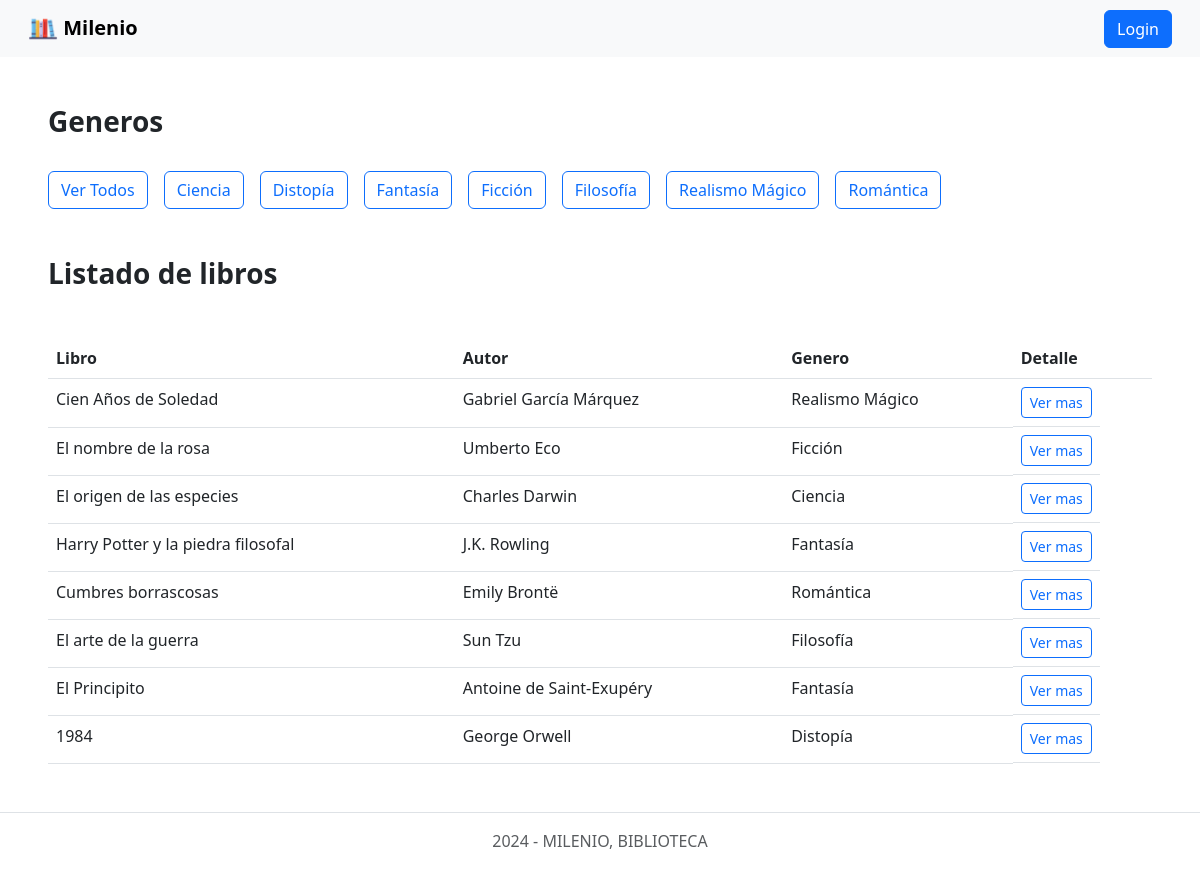
Before: / with the older database file.
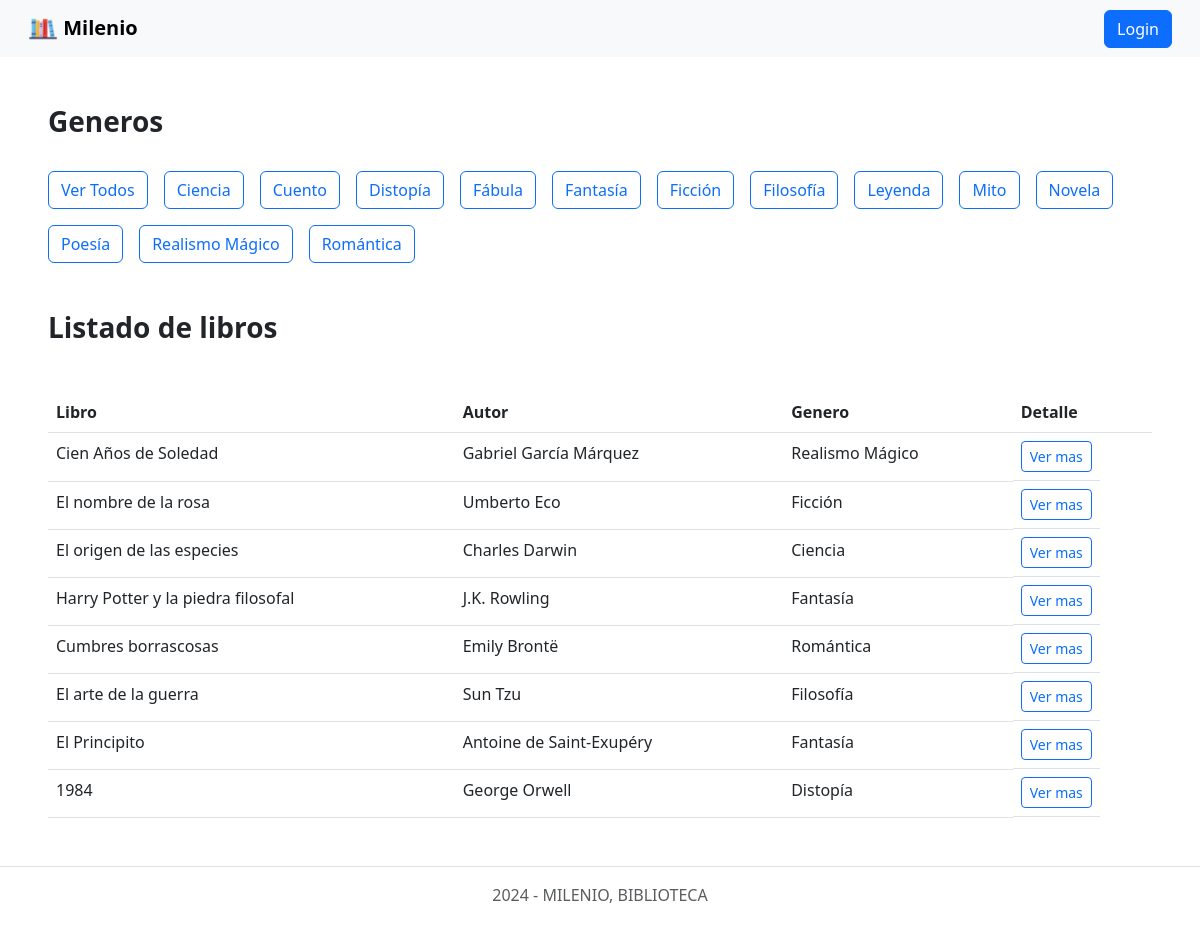
After: the same page with the newer database file.
### tables this page shows
CREATE TABLE `generos` (
  `id` int(11) NOT NULL,
  `nombre` varchar(255) NOT NULL
);

CREATE TABLE `libros` (
  `id` int(11) NOT NULL,
  `titulo` varchar(100) NOT NULL,
  `autor` varchar(100) NOT NULL,
  `reseña` text DEFAULT NULL,
  `genero_nombre` varchar(255) NOT NULL
);

### app/controllers/catalogo.controller.php (called while the page is built, shortened)
<?php
    require_once './app/models/libro.model.php';
    require_once './app/models/genero.model.php';
class CatalogoController {
    private $modelLibro;
    private $modelGenero;
    public function __construct($res) {
        $this->modelLibro = new LibroModel();
        $this->modelGenero = new GeneroModel();
    }
    public function showLibros() {
        $generoSeleccionado = isset($_GET['genero']) ? $_GET['genero'] : null;
        $generos = $this->modelGenero->getGeneros();
        if ($generoSeleccionado) {
            $libros = $this->modelLibro->getLibrosPorGenero($generoSeleccionado);
        } else {
            $libros = $this->modelLibro->getLibros();
        }
        include_once 'templates/layout/header.phtml';
        include_once 'templates/generos.phtml';
        include_once 'templates/catalogo.phtml';
        include_once 'templates/layout/footer.phtml';
    }
}

### app/models/genero.model.php (called while the page is built, shortened)
<?php
class GeneroModel {
    private $db;
    public function __construct() {
       $this->db = new PDO('mysql:host=localhost;dbname=milenio_db;charset=utf8', 'root', '');
    }
    public function getGeneros() {
        $query = $this->db->prepare('SELECT * FROM generos');
        $query->execute();
        $generos = $query->fetchAll(PDO::FETCH_OBJ);
        return $generos;
    }
}

### app/models/libro.model.php (called while the page is built, shortened)
<?php
class LibroModel {
    private $db;
    public function __construct() {
       $this->db = new PDO('mysql:host=localhost;dbname=milenio_db;charset=utf8', 'root', '');
    }
    public function getLibros() {
        $query = $this->db->prepare('SELECT * FROM libros');
        $query->execute();
        $libros = $query->fetchAll(PDO::FETCH_OBJ);
        return $libros;
    }
}

### templates/catalogo.phtml (the view)
<?php
    include_once './app/models/libro.model.php';
    include_once './app/models/genero.model.php';
?>
<div class="mx-5">
    <h2 class="fs-3 fw-bold mt-5">Listado de libros</h2>
    <table class="table mt-5">
        <thead>
            <tr>
                <th scope="col">Libro</th><th scope="col">Autor</th><th scope="col">Genero</th><th scope="col">Detalle</th>
            </tr>
        </thead>
        <tbody>
            <?php
                foreach($libros as $libro){
                    echo '
                        <tr>
                            <td>' . $libro->titulo . '</td>
                            <td>' . $libro->autor . '</td>
                            <td>' . $libro->genero_nombre . '</td>
                            <td class="d-inline-flex gap-3">
                                <a href="detail/' . $libro->id . '">
                                    <button type="button" class="btn btn-outline-primary btn-sm">Ver mas</button>
                                </a>
                            </td>
                        </tr>
                    ';
                }
            ?>
        </tbody>
    </table>
</div>

### router.php (shortened to what this page needs)
<?php
    require_once 'app/controllers/catalogo.controller.php';
    $res = new Response();
    if (!empty($_GET['action'])) {
        $action = $_GET['action'];
    } else {
        $action = 'home';
    }
    $params = explode('/', $action);
    switch ($params[0]) {
        case 'home':
            $controller = new CatalogoController($res);
            $controller->showLibros();
            break;
    }
?>

### templates/layout/header.phtml (shortened to what this page needs)
<!DOCTYPE html>
<html lang="en">
    <head>
        <link href="https://cdn.jsdelivr.net/npm/bootstrap@5.3.0-alpha1/dist/css/bootstrap.min.css" rel="stylesheet">
        <link rel="stylesheet" href="https://cdnjs.cloudflare.com/ajax/libs/bootstrap-icons/1.10.5/font/bootstrap-icons.min.css">
    </head>
    <nav class="navbar bg-body-tertiary px-3">
        <div class="container-fluid">
            <a class="navbar-brand fw-bold" href="home">
            <img src="<?php echo BASE_URL; ?>images/logo.png" alt="Logo" width="30" height="30" class="d-inline-block align-text-top">
                Milenio
            </a>
            <?php if(isset($_SESSION['email'])): ?>
                <span class="navbar-text"><?= $_SESSION['email'] ?></span>
                <a href="logout"><button type="button" class="btn btn-secondary">Logout</button></a>
            <?php else: ?>
                <a href="showLogin"><button type="button" class="btn btn-primary">Login</button></a>
            <?php endif; ?>
        </div>
    </nav>
<body>

### templates/generos.phtml (shortened to what this page needs)
<?php
include_once './app/models/genero.model.php';
?>
<h2 class="fs-3 fw-bold mt-5 ms-5">Generos</h2>
<ul class="nav justify-content-start ms-5 mt-4 d-inline-flex gap-3">
    <li class="nav-item">
        <a href="home"><button type="button" class="btn btn-outline-primary">Ver Todos</button></a>
    </li>
    <?php foreach ($generos as $genero): ?>
        <li class="nav-item">
            <a href="home?genero=<?= urlencode($genero->nombre) ?>">
                <button type="button" class="btn btn-outline-primary">
                    <?php echo $genero->nombre ?>
                </button>
            </a>
        </li>
    <?php endforeach; ?>
</ul>

### templates/layout/footer.phtml (shortened to what this page needs)
    <footer class="d-flex flex-wrap justify-content-center align-items-center py-3 my-4 border-top mt-5">
        <div class="align-items-center">
            <span class="text-muted">2024 -  MILENIO, BIBLIOTECA</span>
        </div>
    </footer>
    </body>
</html>

Changed rows visible on the page:
added generos: nombre "Cuento"
added generos: nombre "Fábula"
added generos: nombre "Leyenda"
added generos: nombre "Mito"
added generos: nombre "Novela"
added generos: nombre "Poesía"
